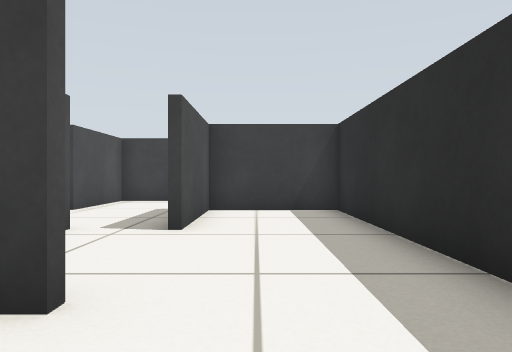
[1] (above)

19 first-person views from a walk through a Gazebo world. The camera is 0.4 m above the floor, looks level and sees 70° across. The floor is counted in squares, 0.5 m on a side. Each view is taken from the middle of a square. On the plan, view 1 faces up. The plan holds only what a view shows up to about 12 squares ahead; the rest is blank.

[2]
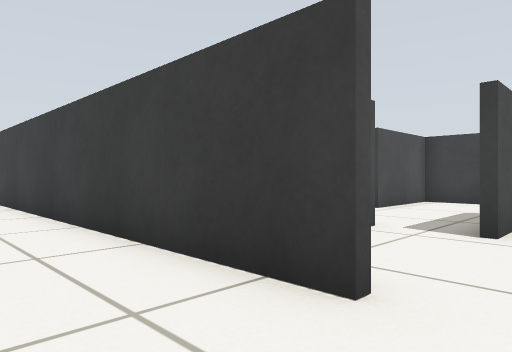

[3]
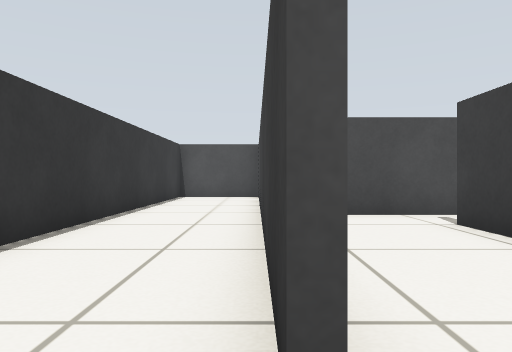

[4]
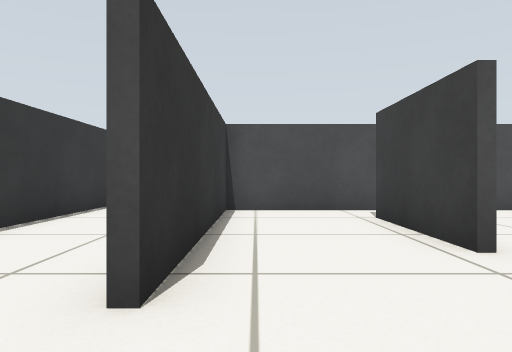

[5]
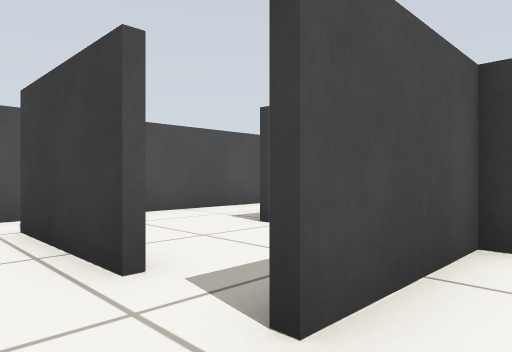

[6]
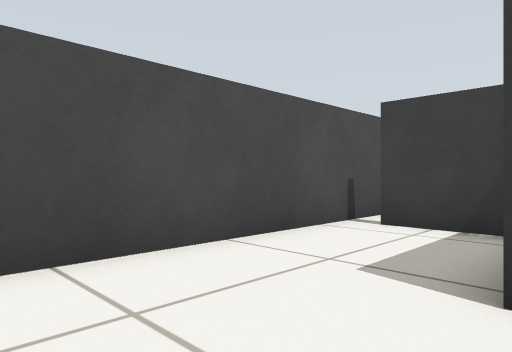

[7]
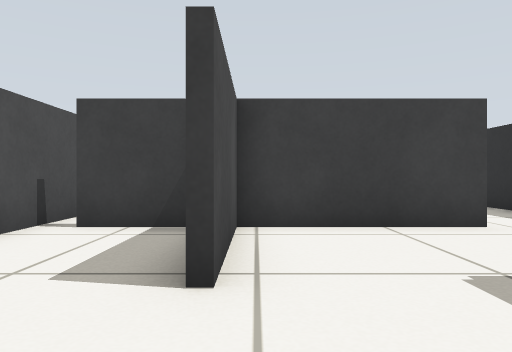

[8]
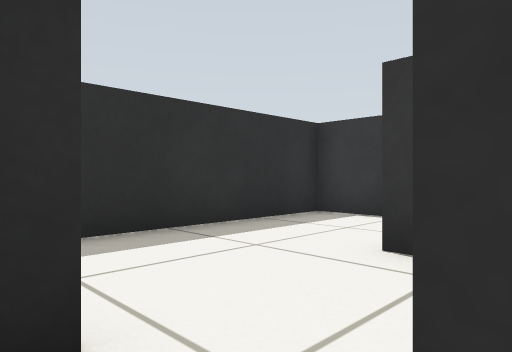

[9]
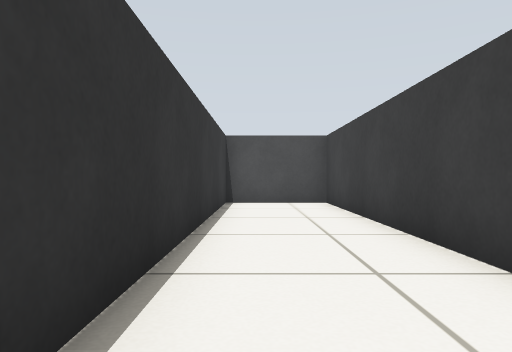

[10]
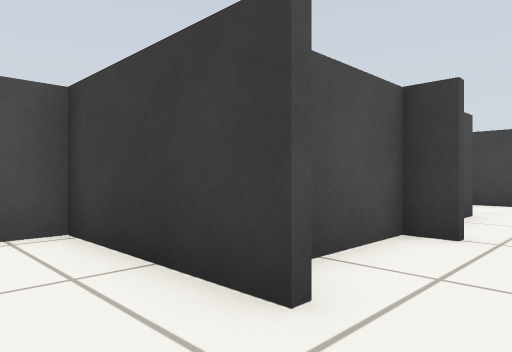

[11]
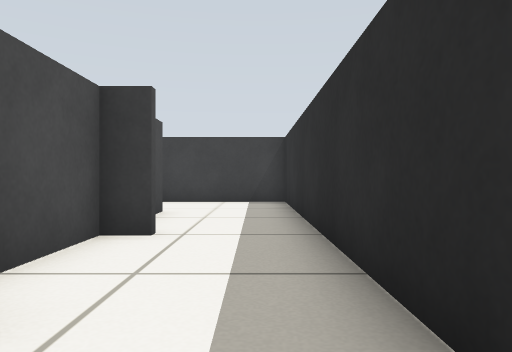

[12]
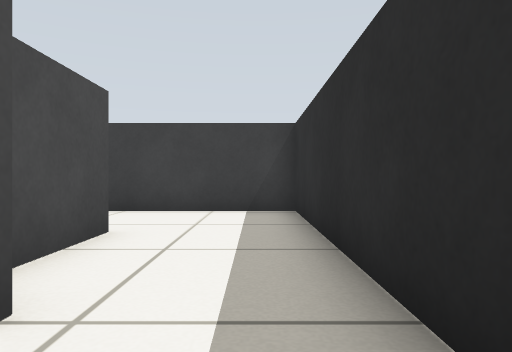

[13]
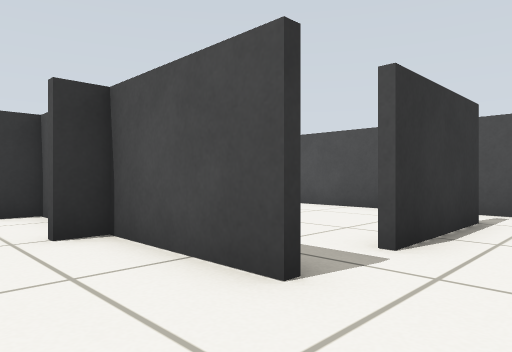

[14]
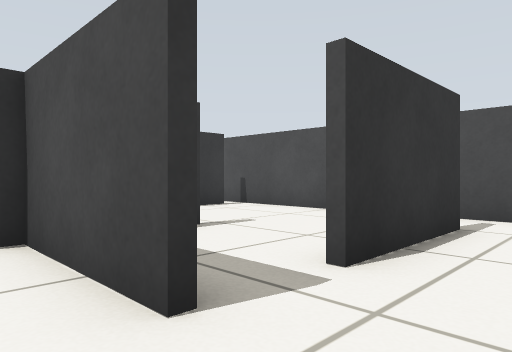

[15]
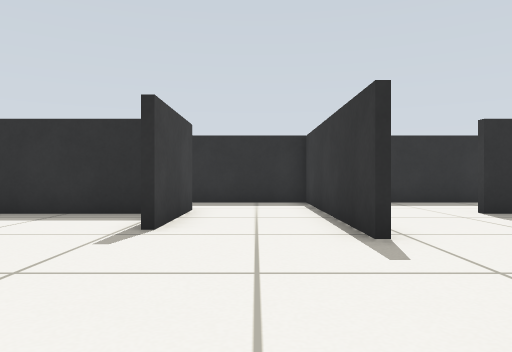

[16]
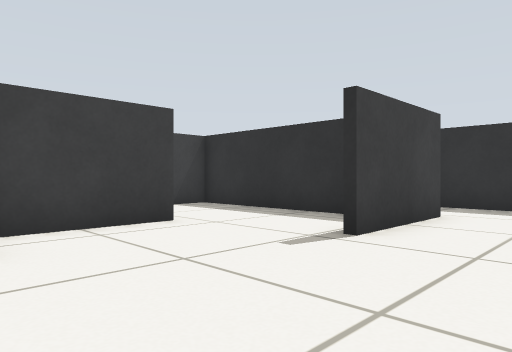

[17]
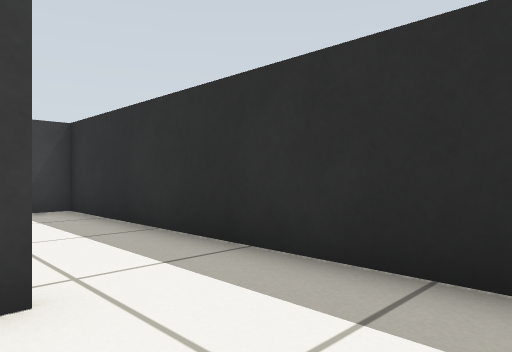

[18]
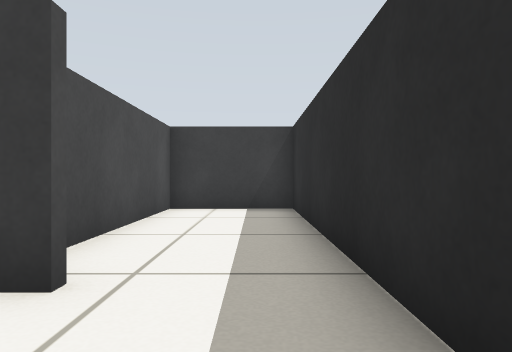

[19]
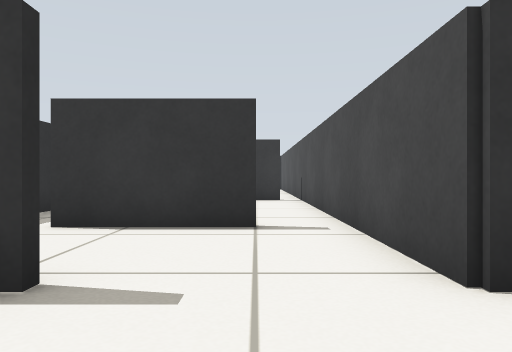

### Floor plan
Ten units are one square. View 1 is at (0, 0); x grows to the right and y downward. Boxes are objects, and circles mark ways between rooms. Rooms are numbered by the first view taken in them; rooms with no view inside come last. Other rooms are left out.
<svg viewBox="-144 -314 169 328">
<path fill="none" stroke="#000" d="M-28 -53 -60 -53M-11 -21 -139 -21 -139 9 -41 9M2 9 19 9 19 -86 -11 -86 -11 -54M-50 -117 -69 -117M-75 -120 -75 -23 -11 -23M-4 -117 -16 -117M-11 -182 -11 -119M19 -112 19 -209M20 -213 -4 -213M-45 -215 18 -215M-75 -215 -75 -120M-13 -254 -13 -309 -24 -309M-44 -277 -70 -277M-60 -183 -28 -183M-4 -245 -36 -245M-4 -213 -24 -213M19 -209 19 -309 -11 -309 -11 -260M-13 -156 -13 -182M-69 -119 -59 -119M-16 -117 -43 -117 -43 -85"/>
<circle cx="-70" cy="-120" r="3" fill="#2a7"/>
<circle cx="-25" cy="-90" r="3" fill="#2a7"/>
<circle cx="-10" cy="-195" r="3" fill="#2a7"/>
<circle cx="-10" cy="-105" r="3" fill="#2a7"/>
<text x="-40" y="-40">1</text>
<text x="0" y="-150">2</text>
<text x="-50" y="-230">3</text>
<text x="-30" y="-100">4</text>
</svg>
Room 1 opens to room 3. Room 1 opens to room 4. Room 2 opens to room 3. Room 2 opens to room 4.

Where each view was taken, in squares from view 1:
view 1: 0 up, 0 right, facing up
view 2: 0 up, 0 right, facing up-left
view 3: 2 up, 0 right, facing left
view 4: 3 up, 1 right, facing left
view 5: 4 up, 0 right, facing up-left
view 6: 6 up, 4 left, facing up-left
view 7: 6 up, 4 left, facing up
view 8: 6 up, 3 left, facing down-right
view 9: 0 up, 3 left, facing left
view 10: 10 up, 1 right, facing up-left
view 11: 10 up, 1 right, facing up
view 12: 13 up, 1 right, facing up
view 13: 20 up, 1 right, facing down-left
view 14: 20 up, 0 right, facing down-left
view 15: 23 up, 9 left, facing right
view 16: 22 up, 8 left, facing up-right
view 17: 22 up, 1 left, facing up-right
view 18: 22 up, 1 right, facing up
view 19: 24 up, 6 left, facing down
